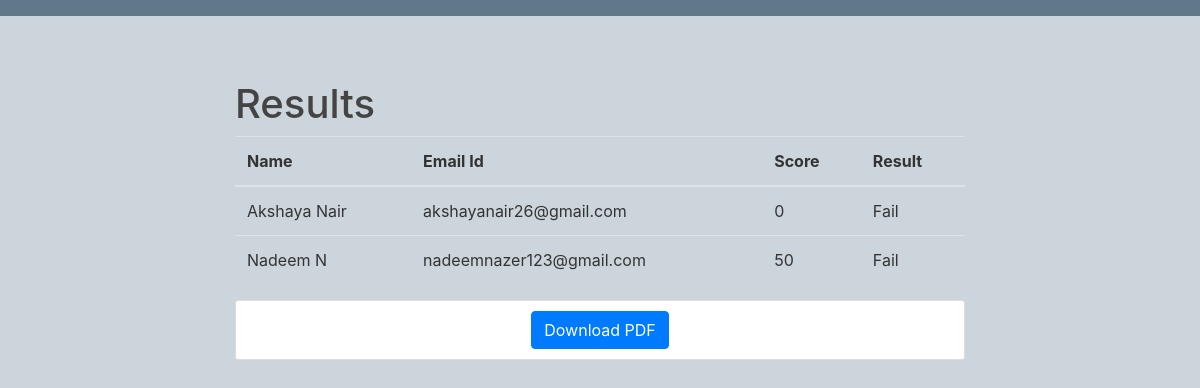
Before: /company with the older database file.
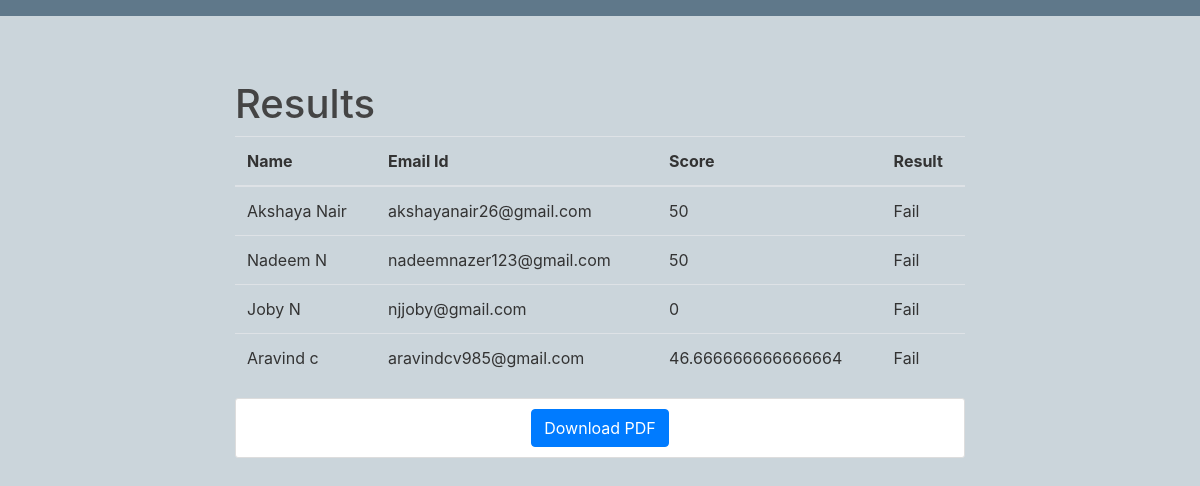
After: the same page with the newer database file.
### irecruit/models.py (models this page shows, shortened)
class User(db.Model, UserMixin):
    id = db.Column(db.Integer, primary_key=True)
    firstname = db.Column(db.String(20), nullable=False)
    lastname = db.Column(db.String(20), nullable=False)
    dob = db.Column(db.String(10), nullable=False)
    user_id = db.Column(db.Integer, db.ForeignKey('admin.id'), unique=True)
    skill = db.relationship('Skill', backref='user', lazy=True)

class Admin(db.Model, UserMixin):
    id = db.Column(db.Integer, primary_key=True)
    email = db.Column(db.String(120), unique=True, nullable=False)
    image_file = db.Column(db.String(20), nullable=False, default='default.jpg')
    password = db.Column(db.String(60), nullable=False)
    user = db.relationship('User', backref='admin', uselist=False)
    score = db.Column(db.Integer, default=0)

### irecruit/route.py (the view)
@app.route('/company')
def company():
    users = Admin.query.all()
    usr = User.query.all()
    return render_template('company.html', title='Company', users=users, usr=usr)

### irecruit/templates/company.html (shortened to what this page needs)
{% extends "layout.html" %}
{% block content %}
    <h1>Results</h1>
    <div class="table-responsive" id="tab">
        <table class="table">
 <thead>
  <th>Name</th>
 <th>Email Id</th>
 <th>Score</th>
 <th>Result</th>
 </thead>
 <tbody>
 {% for user in users %}
    <tr>
        {% if usr.id == users.id %}
            {% for u in usr %}
            {% if u.id == user.id %}
       <td>{{ u.firstname }}  {{ u.lastname }}</td>
                {% endif %}
            {% endfor %}
        <td> {{ user.email }}</td>
        <td>{{ user.score }}</td>
        {% if user.score > 50 %}
            <td>Pass</td>
            {% else %}
            <td>Fail</td>
        {% endif %}
        {% endif %}
    </tr>
 {% endfor %}
 </tbody>
 </table>
</div>
    <div class="content-section" align="center">
        <input type="button" value="Download PDF" class="btn btn-primary"
            id="btPrint" onclick="createPDF()"/>
    </div>
{% endblock content %}

### irecruit/templates/layout.html (shortened to what this page needs)
<!DOCTYPE html>
<html>
<head>
    <link rel="stylesheet" href="https://maxcdn.bootstrapcdn.com/bootstrap/4.0.0/css/bootstrap.min.css">
    <link rel="stylesheet" type="text/css" href="static/css/main1.css">
</head>
<body class="image">
    <header class="site-header">
      <nav class="navbar navbar-expand-md navbar-dark bg-steel fixed-top">
      </nav>
    </header>
    <main role="main" class="container">
      <div class="row">
        <div class="col-md-8 offset-md-2">
          {% block content %}{% endblock %}
        </div>
      </div>
    </main>
</body>
</html>

### irecruit/static/css/main1.css (style rules this page uses)
body { background: #fafafa; color: #333333; margin-top: 5rem; }
h1, h2, h3, h4, h5, h6 { color: #444444; }
.bg-steel { background-color: #5f788a; }
.content-section { background: #ffffff; padding: 10px 20px; border: 1px solid #dddddd; border-radius: 3px; margin-bottom: 20px; }

### irecruit/templates/layout.html (style rules this page uses)
.image { width: 100%; height: auto; background-color: #cbd5db; background-repeat: no-repeat; background-size: cover; }

Changed rows visible on the page:
changed Admin "akshayanair26@gmail.com": score "0" → "50"
added Admin: email "njjoby@gmail.com", score "0", shows "Fail"
added User: firstname "Joby", lastname "N", shown under "njjoby@gmail.com"
added Admin: email "aravindcv985@gmail.com", score "46.666666666666664", shows "Fail"
added User: firstname "Aravind", lastname "c", shown under "aravindcv985@gmail.com"
